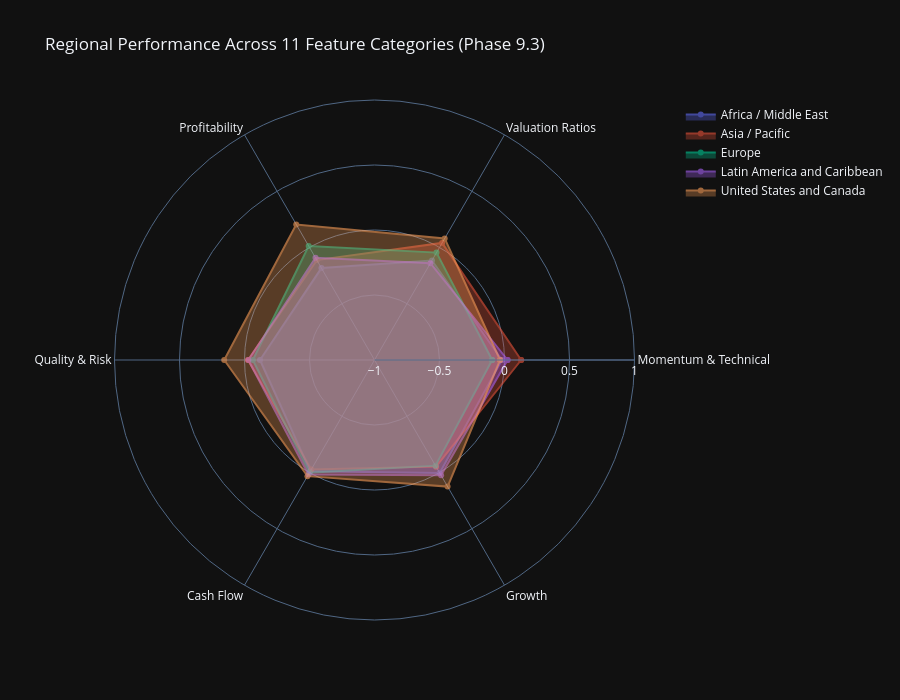

The notebook cell saved with this chart:
### Code cell
# Visualization 2: Regional Performance Radar Charts
print("\n📊 Regional Performance Radar Charts:")

# Compute category scores by region
category_region_scores = {}

for category_name, category_metrics in category_mapping.items():
    available_in_category = [m for m in category_metrics if m in all_stocks_scaled.columns]

    if len(available_in_category) == 0:
        continue

    # Compute z-scores for available metrics and average by region
    category_data = all_stocks_scaled[available_in_category + ['region']].copy()

    # Convert to numeric and compute z-scores
    for col in available_in_category:
        category_data[col] = pd.to_numeric(category_data[col], errors='coerce')

    # Compute z-scores (handle NaNs)
    z_scored_data = category_data[available_in_category].apply(lambda x: zscore(x, nan_policy='omit'))
    category_data['category_score'] = z_scored_data.mean(axis=1)

    # Aggregate by region
    region_scores = category_data.groupby('region')['category_score'].mean()
    category_region_scores[category_name] = region_scores

if category_region_scores:
    # Create radar chart for each region
    radar_df = pd.DataFrame(category_region_scores)

    # Create subplot radar charts
    from plotly.subplots import make_subplots
    import plotly.graph_objects as go

    regions = radar_df.index.tolist()
    categories = radar_df.columns.tolist()

    # Create single figure with all regions
    fig_radar = go.Figure()

    for region in regions:
        values = radar_df.loc[region].tolist()
        values.append(values[0])  # Close the radar chart

        fig_radar.add_trace(go.Scatterpolar(
                r=values,
                theta=categories + [categories[0]],
                fill='toself',
                name=region,
                opacity=0.6
                ))

    fig_radar.update_layout(
            polar=dict(
                    radialaxis=dict(
                            visible=True,
                            range=[-1, 1]
                            )
                    ),
            showlegend=True,
            title="Regional Performance Across 11 Feature Categories (Phase 9.3)",
            height=700
            )

    fig_radar.show()
    output_path = eda_output_dir / "phase93_regional_radar_charts.html"
    fig_radar.write_html(output_path)

    print(f"\n✓ Regional radar charts complete")
    print(f"  Regions visualized: {len(regions)}")
    print(f"  Categories analyzed: {len(categories)}")
    print(f"  Output: {output_path}")

    # Display top category per region
    print(f"\n  🌍 Strongest Category by Region:")
    for region in regions[:5]:
        top_category = radar_df.loc[region].idxmax()
        top_score = radar_df.loc[region].max()
        print(f"    {region}: {top_category} (z-score: {top_score:.2f})")
else:
    print("  ⚠️ No regional category data available")

### Figure 1 — Plotly figure (JSON) as saved in the notebook; plotly's stock layout.template omitted (floating-point values rounded to 4 significant figures)
{"data": [{"fill": "toself", "name": "Africa / Middle East", "opacity": 0.6, "r": [-0.02005, -0.1159, -0.1835, -0.1191, -0.01269, 0.003697, -0.02005], "theta": ["Momentum & Technical", "Valuation Ratios", "Profitability", "Quality & Risk", "Cash Flow", "Growth", "Momentum & Technical"], "type": "scatterpolar"}, {"fill": "toself", "name": "Asia / Pacific", "opacity": 0.6, "r": [0.1281, 0.0398, -0.1127, -0.02634, -0.02679, -0.05286, 0.1281], "theta": ["Momentum & Technical", "Valuation Ratios", "Profitability", "Quality & Risk", "Cash Flow", "Growth", "Momentum & Technical"], "type": "scatterpolar"}, {"fill": "toself", "name": "Europe", "opacity": 0.6, "r": [-0.09497, -0.046, 0.01258, -0.06426, 0.0006309, -0.0618, -0.09497], "theta": ["Momentum & Technical", "Valuation Ratios", "Profitability", "Quality & Risk", "Cash Flow", "Growth", "Momentum & Technical"], "type": "scatterpolar"}, {"fill": "toself", "name": "Latin America and Caribbean", "opacity": 0.6, "r": [0.02371, -0.1399, -0.09261, -0.02987, 0.0167, 0.0244, 0.02371], "theta": ["Momentum & Technical", "Valuation Ratios", "Profitability", "Quality & Risk", "Cash Flow", "Growth", "Momentum & Technical"], "type": "scatterpolar"}, {"fill": "toself", "name": "United States and Canada", "opacity": 0.6, "r": [-0.0344, 0.0798, 0.2041, 0.156, 0.03157, 0.1247, -0.0344], "theta": ["Momentum & Technical", "Valuation Ratios", "Profitability", "Quality & Risk", "Cash Flow", "Growth", "Momentum & Technical"], "type": "scatterpolar"}], "layout": {"polar": {"radialaxis": {"visible": true, "range": [-1, 1]}}, "showlegend": true, "title": {"text": "Regional Performance Across 11 Feature Categories (Phase 9.3)"}, "height": 700}}
